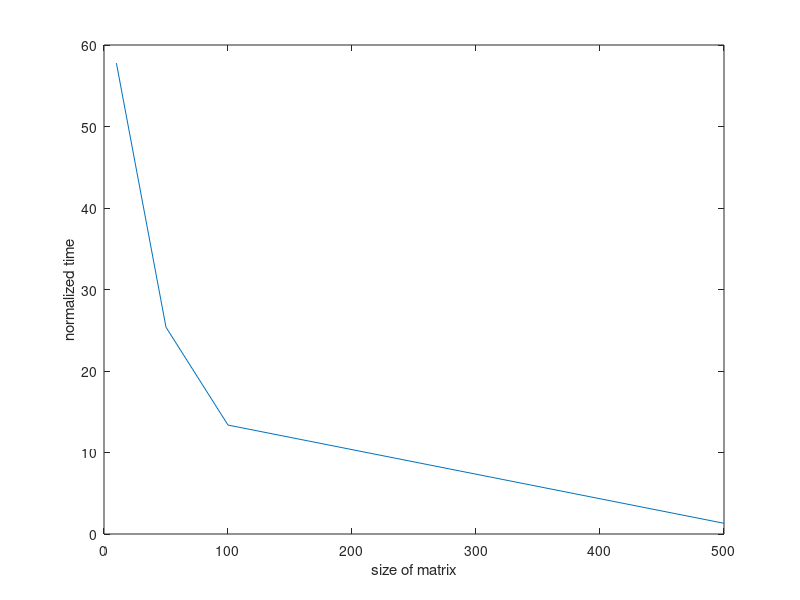
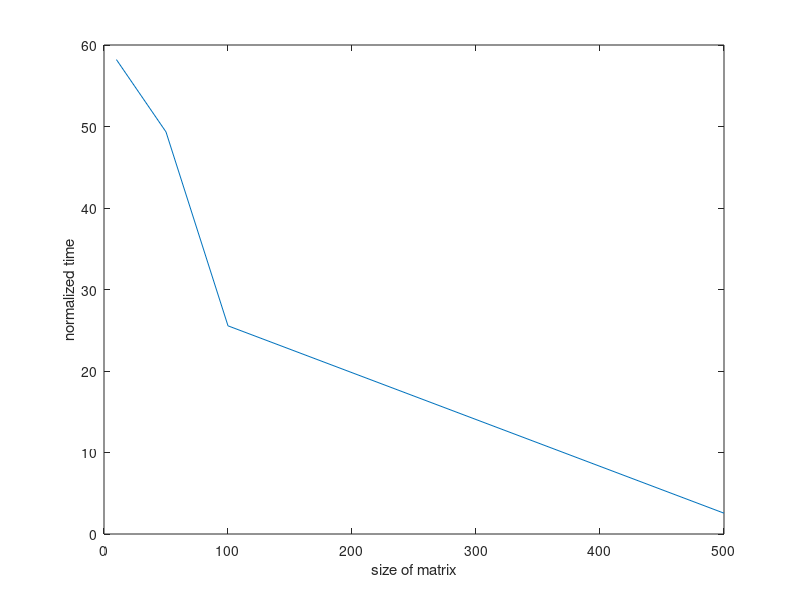

Recreate these plots in MATLAB, in order.
% This is not a function file
1; 

% Random matrix generator
function A = mat(N)
  A = rand(N) + (10)*diag(randperm(N)); 
end

% Gauss Seidel routine
function t = gs(A, b)
  [n, ~] = size(A);
  x = rand(n, 1);
  tic;
  x1 = A\b;
  t0 = toc;
  tic;
  nx1 = norm(x1);
  while true 
    for i = 1:n
      x(i) = (b(i) - A(i, 1:n)*x + A(i,i)*x(i))/A(i,i);
    end
    if norm(x1-x)/nx1 < 1e-3
      break
    end
  end
  t = toc/t0;
end

% Jacobi routine
function t = ja(A, b)
  [n, ~] = size(A);
  x = ones(n, 1);
  tic;
  x1 = A\b;
  t0 = toc;
  tic;
  nx1 = norm(x1);
  x0 = ones(n, 1);
  while true 
    for i = 1:n
      x(i) = (b(i) - A(i, 1:n)*x0 + A(i,i)*x0(i))/A(i,i);
    end 
    if norm(x1-x)/nx1 < 1e-3
      break
    end
   x0 = x; 
  end
  t = toc/t0;
end

% Returns average normalized time taken by Gauss Seidel/Jacobi routine for matrices of size N
function t = avg(func, N, n)
  T = ones(n, 1);
  b = ones(N, 1);
  for i = 1:n
    T(i) = func(mat(N), b);
  end
  t = mean(T);
 end
 
% Plots normalized time taken by Gauss Seidel/Jacobi routine
function plt(func, img_name)
  N = [10, 50, 100, 500];
  t = ones(4, 1);
  for i = 1:4
    t(i) = avg(func, N(i), 50);
  end
  fig = figure("visible", "off");
  plot(N, t);
  xlabel('size of matrix'); ylabel('normalized time'); 
  saveas(fig, img_name, "png");
  disp("Plot has been generated")
end

plt(@gs, "img1/Gauss_Seidel");
plt(@ja, "img1/Jacobi");